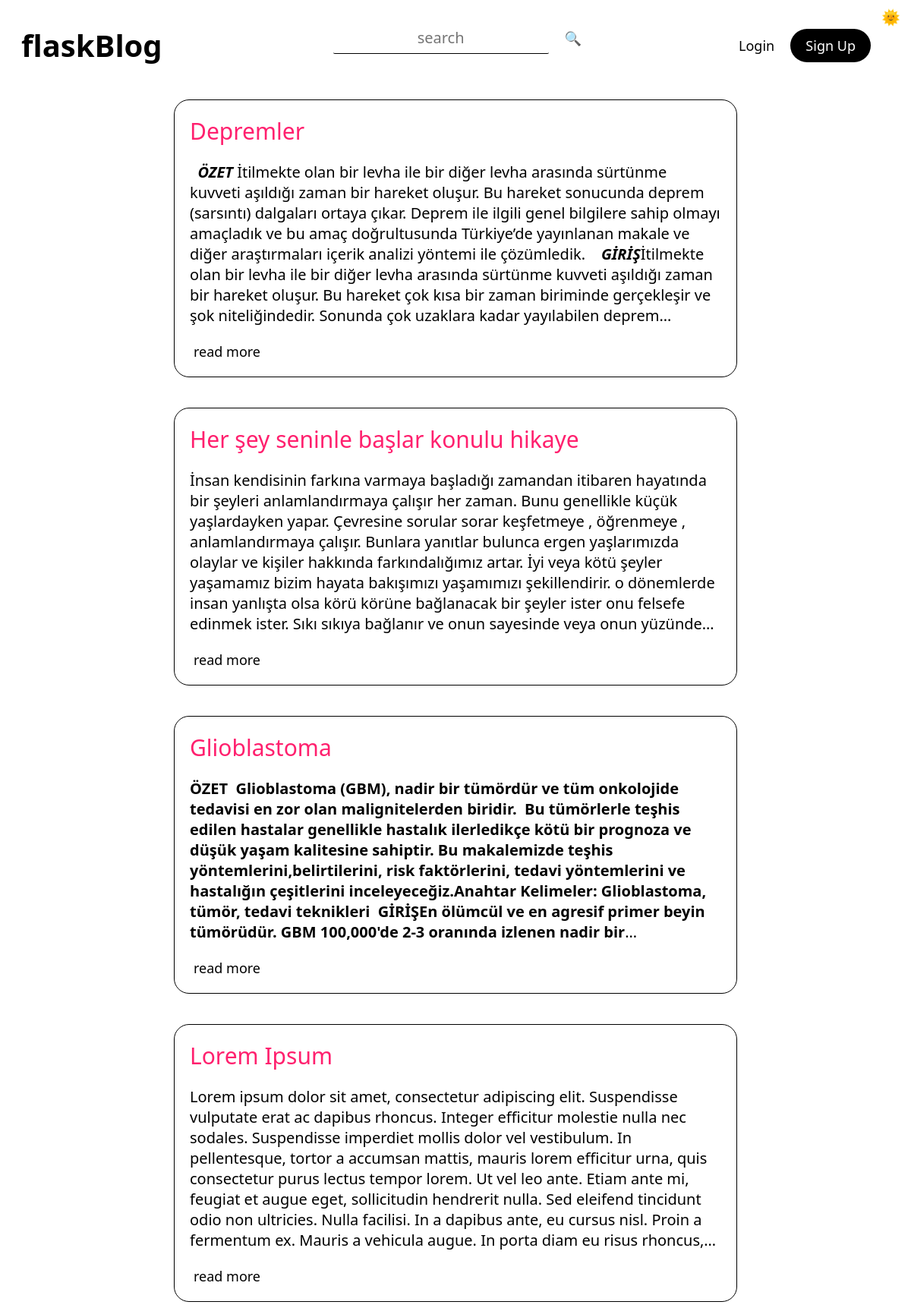
The page / on the database its author committed.
### tables this page shows
CREATE TABLE "posts" (
	"id"	INTEGER NOT NULL UNIQUE,
	"title"	TEXT NOT NULL,
	"tags"	TEXT,
	"content"	TEXT NOT NULL,
	"author"	TEXT NOT NULL,
	"date"	TEXT NOT NULL,
	"time"	TEXT NOT NULL,
	"views"	TEXT,
	"lastEditDate"	TEXT,
	"lastEditTime"	TEXT,
	PRIMARY KEY("id" AUTOINCREMENT)
);

### routes/index.py (the view)
@indexBlueprint.route("/")
def index():
    connection = sqlite3.connect("db/posts.db")
    cursor = connection.cursor()
    cursor.execute("select * from posts")
    posts = cursor.fetchall()
    return render_template(
        "index.html",
        posts=posts,
    )

### app.py (called while the page is built)
@app.context_processor
def utility_processor():
    getProfilePicture
    return dict(getProfilePicture=getProfilePicture)

### templates/index.html (shortened to what this page needs)
{% extends 'layout.html'%} {%block head%}
<link
  rel="stylesheet"
  href="{{ url_for('static', filename='css/index.css') }}"
/>
{% endblock head %} {%block body%} {% for post in posts %}
<div class="post centeredHorizontally">
  <a class="title textPrimary" href="post/{{post[0]}}">{{post[1]}}</a>
  <div class="content" tag="content">{{post[3]|safe}}</div>
  <a href="post/{{post[0]}}" class="btn btnLink">read more</a>
</div>
{% endfor %} {% endblock body %}

### templates/layout.html (shortened to what this page needs)
<!DOCTYPE html>
<html lang="en">
  <head>
    <link
      rel="stylesheet"
      href="{{ url_for('static', filename='css/general.css') }}"
    />
    {% block head %} {% endblock head %}
  </head>
  <body>
    {% include 'changeTheme.html'%} {% include 'navbar.html'%} {% include
    'flash.html'%} {% block body %} {% endblock body %}
    <link
      rel="stylesheet"
      href="{{ url_for('static', filename='css/editor.css') }}"
    />
  </body>
</html>

### templates/changeTheme.html (shortened to what this page needs)
<link
  rel="stylesheet"
  href="{{ url_for('static', filename='css/changeTheme.css') }}"
/>
<section class="changeThemeContainer">
  <button class="changeTheme btn" onclick="toDark()">🌞</button>
</section>

### templates/navbar.html (shortened to what this page needs)
<link
  rel="stylesheet"
  href="{{ url_for('static', filename='css/navbar.css') }}"
/>
<div class="navbar">
  <a href="/"><h1 class="btn btnLink btnHome">flaskBlog</h1></a>
  <div class="searchBar">
    <input
      type="text"
      id="searchInput"
      class="input"
      autocomplete="off"
      placeholder="search"
    /><button onclick="search()" class="btn">🔍</button>
  </div>
  <div class="btns">
    {% if session["userName"] %}
    <a href="/createpost">
      <button class="btn btnLink">New Post</button>
    </a>
    <a href="/user/{{session['userName'].lower()}}">
      <div class="btn btnPrimary user">
        <img
          class="profilePicture"
          src="{{ getProfilePicture(session['userName']) }}"
        />
        <button class="btn profileText">{{session["userName"]}}</button>
      </div>
    </a>
    <a href="/logout" title="logout">❌</a>
    {% elif hideLogin %}
    <a href="/signup"><button class="btn btnLink">Sign Up</button></a>
    {% elif hideSignUp %}
    <a href="/login/redirect=&"><button class="btn btnLink">Login</button></a>
    {%else%}
    <a href="/login/redirect=&"><button class="btn btnLink">Login</button></a>
    <a href="/signup"><button class="btn btnPrimary">Sign Up</button></a>
    {% endif %}
  </div>
</div>

### templates/flash.html (shortened to what this page needs)
<link
  rel="stylesheet"
  href="{{ url_for('static', filename='css/flash.css') }}"
/>

### static/css/general.css (style rules this page uses)
:root { --themePrimary: #000; --themeSecondary: #fff; --themeHelper: #303030; --primaryColor: #ff206e; --primaryHelper: #FF4F8C; }
* { font-family: system-ui, "Segoe UI", Roboto, Helvetica, Arial, sans-serif, "Apple Color Emoji", "Segoe UI Emoji", "Segoe UI Symbol"; color: var(--themePrimary); }
html { font-size: 125% !important; }
body { background-color: var(--themeSecondary); }
a { text-decoration: none; user-select: none; }
button { background-color: transparent; border: 0; }
.input { margin-bottom: 1rem; border: 0px; height: 2rem; width: 14rem; text-align: center; display: block; color: var(--themePrimary); background-color: transparent; font-size: 1rem; border-bottom: 1px solid var(--themePrimary); transition: 0.4s; border-radius: 0.1rem; }
.centeredHorizontally { margin-left: auto; margin-right: auto; }
.btn { height: fit-content; width: fit-content; border-radius: 2rem; border: 0px; transition: 0.25s; font-weight: 500; cursor: pointer; font-size: 0.9rem; text-align: center; margin: 0rem 0.25rem; }
.btnPrimary { padding: 0.5rem 1rem 0.5rem 1rem; color: var(--themeSecondary); background-color: var(--themePrimary); }
.btnLink { background-color: transparent; }
.textPrimary { color: var(--primaryColor); transition: 0.25s; }

### static/css/index.css (style rules this page uses)
.post { max-width: 35rem; max-height: fit-content; margin-top: 2rem; border: 1px solid var(--themePrimary); border-radius: 1rem; padding: 1rem; }
.content { display: -webkit-box; overflow: hidden; -webkit-line-clamp: 8; -webkit-box-orient: vertical; margin: 1rem 0rem; }
.content p { display: inline; }
.title { font-size: 1.5rem; }

### static/css/changeTheme.css (style rules this page uses)
.changeThemeContainer { position: relative; user-select: none; }
.changeTheme { font-size: 1rem; position: absolute; top: 0px; right: 0px; margin: 0; }

### static/css/navbar.css (style rules this page uses)
.navbar { align-items: center; display: flex; width: 100%; justify-content: space-between; padding-top: 1rem; user-select: none; }
.btns { margin-right: 12rem; order: 5; }
.btnHome { margin-left: 12rem; order: 1; font-size: 2rem; font-weight: 550; }
#searchInput { display: inline-block; margin-right: 0.5rem; }
@media (min-width:968px) and (max-width:1280px) { .btnHome, .btns { margin-right: 2rem; } }
@media (min-width:968px) and (max-width:1280px) { .btnHome { margin-left: 1rem; } }

### rows shown on the page
posts: title "Depremler", content "ÖZET İtilmekte olan bir levha ile bir diğer levha arasında sürtünme kuvveti aşıldığı zaman bir hareket oluşur. Bu hareket sonucunda deprem (sarsıntı) dalgaları ortaya çıkar. Deprem ile ilgili genel bilgilere sahip olmayı amaçladık ve bu amaç doğrultusunda Türkiye’de yayınlanan makale ve diğer araştırmaları içerik analizi yöntemi ile çözümledik. GİRİŞ İtilmekte olan bir levha ile bir diğer levha arasında sürtünme kuvveti aşıldığı zaman bir hareket oluşur. Bu hareket çok kısa bir zaman biriminde gerçekleşir ve şok niteliğindedir. Sonunda çok uzaklara kadar yayılabilen…"
posts: title "Her şey seninle başlar konulu hikaye", content "İnsan kendisinin farkına varmaya başladığı zamandan itibaren hayatında bir şeyleri anlamlandırmaya çalışır her zaman. Bunu genellikle küçük yaşlardayken yapar. Çevresine sorular sorar keşfetmeye , öğrenmeye , anlamlandırmaya çalışır. Bunlara yanıtlar bulunca ergen yaşlarımızda olaylar ve kişiler hakkında farkındalığımız artar. İyi veya kötü şeyler yaşamamız bizim hayata bakışımızı yaşamımızı şekillendirir. o dönemlerde insan yanlışta olsa körü körüne bağlanacak bir şeyler ister onu felsefe edinmek ister. Sıkı sıkıya bağlanır ve onun sayesinde veya onun…"
posts: title "Glioblastoma", content "ÖZET Glioblastoma (GBM), nadir bir tümördür ve tüm onkolojide tedavisi en zor olan malignitelerden biridir. Bu tümörlerle teşhis edilen hastalar genellikle hastalık ilerledikçe kötü bir prognoza ve düşük yaşam kalitesine sahiptir. Bu makalemizde teşhis yöntemlerini,belirtilerini, risk faktörlerini, tedavi yöntemlerini ve hastalığın çeşitlerini inceleyeceğiz. Anahtar Kelimeler: Glioblastoma, tümör, tedavi teknikleri GİRİŞ En ölümcül ve en agresif primer beyin tümörüdür. GBM 100,000'de 2-3 oranında izlenen nadir…"
posts: title "Lorem Ipsum", content "Lorem ipsum dolor sit amet, consectetur adipiscing elit. Suspendisse vulputate erat ac dapibus rhoncus. Integer efficitur molestie nulla nec sodales. Suspendisse imperdiet mollis dolor vel vestibulum. In pellentesque, tortor a accumsan mattis, mauris lorem efficitur urna, quis consectetur purus lectus tempor lorem. Ut vel leo ante. Etiam ante mi, feugiat et augue eget, sollicitudin hendrerit nulla. Sed eleifend tincidunt odio non ultricies. Nulla facilisi. In a dapibus ante, eu cursus nisl. Proin a fermentum ex. Mauris a vehicula augue. In porta diam eu risus…"
